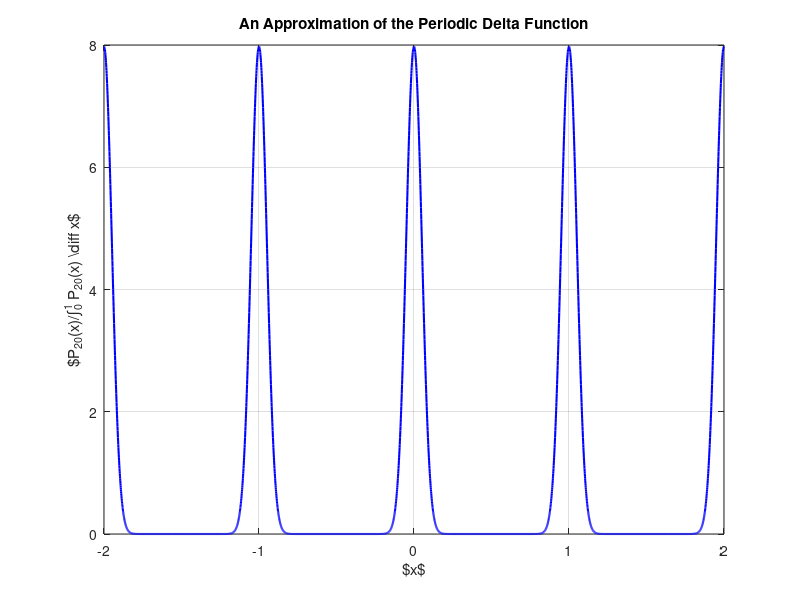
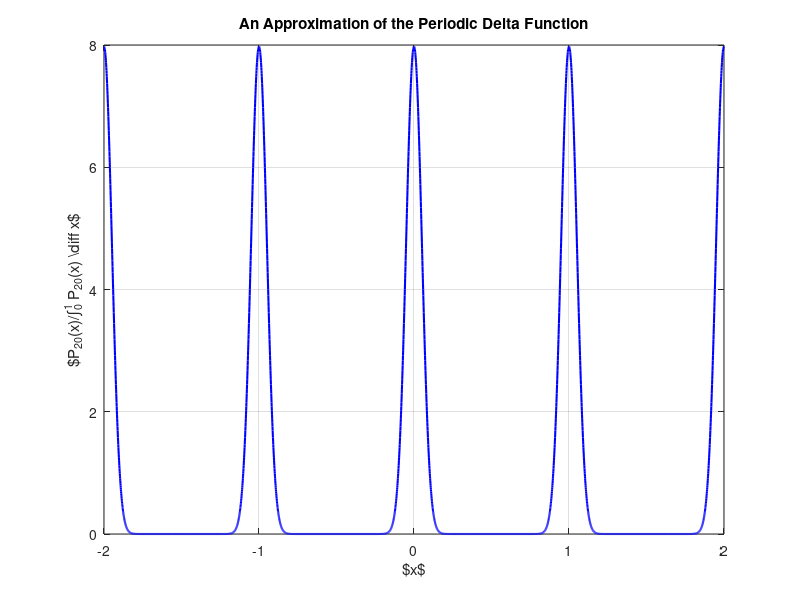

MATLAB code to generate these figures, in order:


quad_options("absolute tolerance",eps);
c = quad(@(x) power( 1 + cos(2.*pi.*x), 20), 0, 1);

z = -2:0.001:2;

y = (1+cos(2*pi.*z)).^20;
hf = figure(1);
clf;
plot(z,y./c,'b-','LineWidth',1.5)
%
xlabel('$x$');
ylabel('$P_{20}(x)/\int_0^1 P_{20}(x) \diff x$');
title('An Approximation of the Periodic Delta Function');
grid on;
printstr = strcat('OUT/DiracComb20');
printstrGray = strcat('OUT/DiracComb20Gray');
%  exportgraphics(gca, printstr)
print(hf,printstr,'-dpdflatex')
print(hf,printstrGray,'-dpdflatex','-mono')
